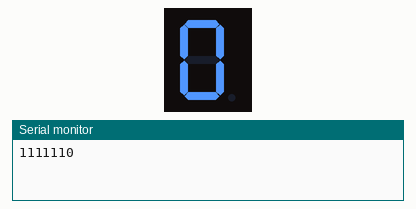
Simulated run of this sketch. Board: Arduino Mega 2560, built with avr-gcc and run on an emulated ATmega2560. Shown: 1-digit seven-segment display, the last lines printed to the serial monitor. Wiring (inferred from the names in the program): 1-digit 7-segment display, segments lit when HIGH: segments pin 42, pin 43, pin 44, pin 45, pin 46, pin 47, pin 48. The segment pins are drawn as the display they are named for.

Above: at 0.1 s.
At 1.1 s:
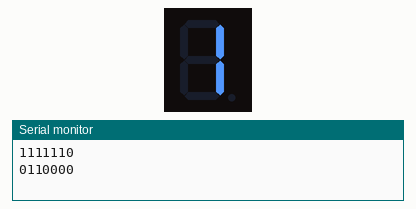
At 2.1 s:
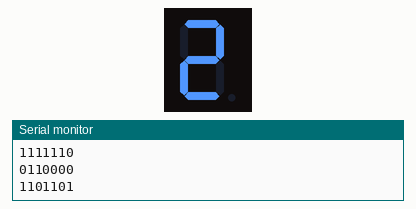
At 4.1 s:
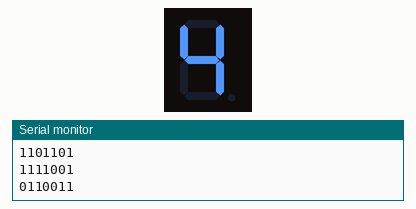
At 6.1 s:
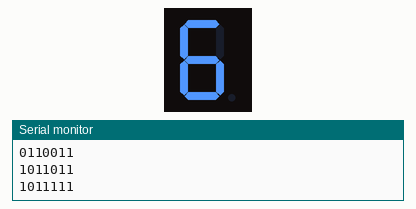
At 9.1 s:
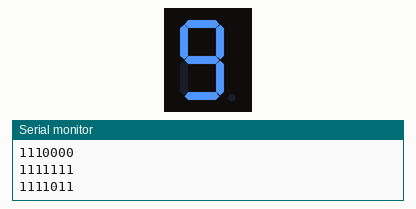

Measured:
- by itself, everything shown: repeats every 10.0 s, in 10 steps
- what the display in image 1 shows lasts 1.0 s, from 1.0 s to 2.0 s

The sketch:

12-seven_segment_display.ino
```cpp
int pinSegments[7] = {42,43,44,45,46,47,48};

int segments[10][7] = {
//    a, b, c, d, e, f, g
    { 1, 1, 1, 1, 1, 1, 0 }, // 0
    { 0, 1, 1, 0, 0, 0, 0 }, // 1
    { 1, 1, 0, 1, 1, 0, 1 }, // 2
    { 1, 1, 1, 1, 0, 0, 1 }, // 3
    { 0, 1, 1, 0, 0, 1, 1 }, // 4
    { 1, 0, 1, 1, 0, 1, 1 }, // 5
    { 1, 0, 1, 1, 1, 1, 1 }, // 6
    { 1, 1, 1, 0, 0, 0, 0 }, // 7
    { 1, 1, 1, 1, 1, 1, 1 }, // 8
    { 1, 1, 1, 1, 0, 1, 1 }  // 9
};

int bitSegments[10] = {
    B01111110, // 0
    B00110000, // 1
    B01101101, // 2
    B01111001, // 3
    B00110011, // 4
    B01011011, // 5
    B01011111, // 6
    B01110000, // 7
    B01111111, // 8
    B01111011  // 9
};

void setup(){
    Serial.begin(9600);
    for (int i = 0; i < 7; i++)
        pinMode(pinSegments[i], OUTPUT);
}

void loop(){
    for (int i = 0; i < 10; i++) {
        // Bi-Dimensional array version
        // for (int j = 0; j < 7; j++) {
        //     digitalWrite(pinStart+j, segments[i][j] == 1 ? HIGH : LOW);
        //     Serial.print(segments[i][j]);
        // }
        // bit array version
        for (int j = 6; j >= 0; j--) {
            int value = bitRead(bitSegments[i], j);
            digitalWrite(pinSegments[6-j], value == 1 ? HIGH : LOW);
            Serial.print(value);
        }
        Serial.println();
        delay(1000);
    }
}
```
